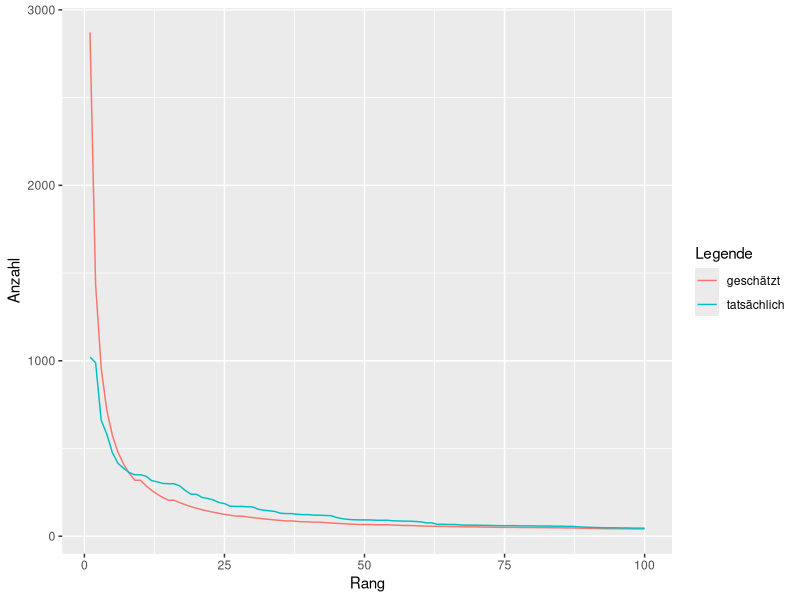

The R script that drew this image:
setwd("/Volumes/hd2/privat/tina/tinaStat")
library(ggplot2)
d <- read.csv("test.csv")

d$pHut <- 1/(d$rank*log(1.78*sum(d$freq)))*sum(d$freq)

d <- d[1:100,]

d0 <-
    data.frame(Rang=rep(1:nrow(d),2),Anzahl=c(d$freq,d$pHut),Legende=c(rep("tatsächlich",nrow(d)),rep("geschätzt",nrow(d))))
p <- ggplot(data=d0, aes(,x=Rang, y=Anzahl,  colour=Legende)) + geom_line()
ggsave("zipfAlle.pdf",plot=p,dpi=900)


